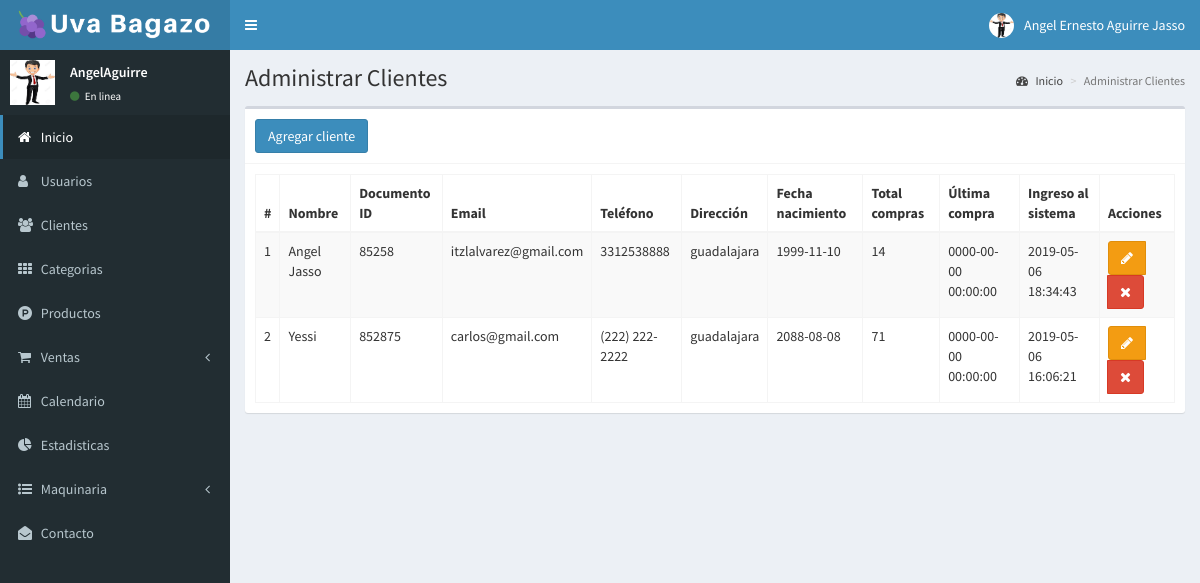
The app's page /clientes (signed in) with its own data.
### tables this page shows
CREATE TABLE `clientes` (
  `id` int(11) NOT NULL,
  `nombre` text NOT NULL,
  `documento` int(11) NOT NULL,
  `email` text NOT NULL,
  `telefono` text NOT NULL,
  `direccion` text NOT NULL,
  `fecha_nacimiento` date NOT NULL,
  `compras` int(11) NOT NULL,
  `fecha` timestamp NOT NULL DEFAULT CURRENT_TIMESTAMP ON UPDATE CURRENT_TIMESTAMP
);

### controllers/template.controller.php (called while the page is built)
<?php
class ControllerTemplate{
    static public function ctrTemplate(){
        include "views/template.php";
    }
}

### index.php (called while the page is built, shortened)
<?php
require_once "controllers/template.controller.php";
require_once "controllers/ventas.controller.php";
require_once "controllers/clientes.controller.php";
require_once "models/clientes.model.php";
$template = new ControllerTemplate();
$template->ctrTemplate();

### controllers/clientes.controller.php (called while the page is built, shortened)
<?php
class ControllerClientes{
	static public function ctrMostrarClientes($item, $valor){
		$tabla = "clientes";
		$respuesta = ModelClientes::mdlMostrarClientes($tabla, $item, $valor);
		return $respuesta;
	}
}

### models/conexion.php (called while the page is built)
<?php
class Conexion{
    static public function conectar(){
        $link = new PDO("mysql:host=localhost;dbname=administracion",
        "root",
        "");
        $link->exec("set names utf8");
        return $link;
    }
}

### models/clientes.model.php (called while the page is built, shortened)
<?php
require_once "conexion.php";
class ModelClientes{
	static public function mdlMostrarClientes($tabla, $item, $valor){
		if($item != null){
			$stmt = Conexion::conectar()->prepare("SELECT * FROM $tabla WHERE $item = :$item");
			$stmt -> bindParam(":".$item, $valor, PDO::PARAM_STR);
			$stmt -> execute();
			return $stmt -> fetch();
		}else{
			$stmt = Conexion::conectar()->prepare("SELECT * FROM $tabla");
			$stmt -> execute();
			return $stmt -> fetchAll();
		}
	}
}

### views/modules/clientes.php (the view, shortened to what this page needs)
<div class="content-wrapper">
  <section class="content-header">
    <h1>
      Administrar Clientes
    </h1>
    <ol class="breadcrumb">
      <li><a href="inicio"><i class="fa fa-dashboard"></i> Inicio</a></li>
      <li class="active">Administrar Clientes</li>
    </ol>
  </section>
  <section class="content">
    <div class="box">
      <div class="box-header with-border">
        <button class="btn btn-primary" data-toggle="modal" data-target="#modalAgregarCliente">
          Agregar cliente
        </button>
      </div>
      <div class="box-body">
       <table class="table table-bordered table-striped dt-responsive tablas" width="100%">
        <thead>
         <tr>
           <th style="width:10px">#</th>
           <th>Nombre</th>
           <th>Documento ID</th>
           <th>Email</th>
           <th>Teléfono</th>
           <th>Dirección</th>
           <th>Fecha nacimiento</th>
           <th>Total compras</th>
           <th>Última compra</th>
           <th>Ingreso al sistema</th>
           <th>Acciones</th>
         </tr>
        </thead>
        <tbody>
        <?php
           $item = null;
           $valor = null;
           $clientes = ControllerClientes::ctrMostrarClientes($item, $valor);
           foreach ($clientes as $key => $value) {
             echo '<tr>
                     <td>'.($key+1).'</td>
                     <td>'.$value["nombre"].'</td>
                     <td>'.$value["documento"].'</td>
                     <td>'.$value["email"].'</td>
                     <td>'.$value["telefono"].'</td>
                     <td>'.$value["direccion"].'</td>
                     <td>'.$value["fecha_nacimiento"].'</td>
                     <td>'.$value["compras"].'</td>
                     <td>0000-00-00 00:00:00</td>
                     <td>'.$value["fecha"].'</td>
                     <td>
                       <div class="btn-group">
                         <button class="btn btn-warning btnEditarCliente" data-toggle="modal" data-target="#modalEditarCliente" idCliente="'.$value["id"].'"><i class="fa fa-pencil"></i></button>
                         <button class="btn btn-danger btnEliminarCliente" idCliente="'.$value["id"].'"><i class="fa fa-times"></i></button>
                       </div>
                     </td>
                   </tr>';
             }
        ?>
        </tbody>
       </table>
      </div>
    </div>
  </section>
</div>

### records on screen
clientes: nombre "Angel Jasso", documento "85258", email "itzlalvarez@gmail.com", telefono "3312538888", direccion "guadalajara", fecha_nacimiento "1999-11-10", compras "14", fecha "2019-05-06 18:34:43"
clientes: nombre "Yessi", documento "852875", email "carlos@gmail.com", telefono "(222) 222-2222", direccion "guadalajara", fecha_nacimiento "2088-08-08", compras "71", fecha "2019-05-06 16:06:21"

### other values on screen
$_SESSION["nombre"] "Angel Ernesto Aguirre Jasso"
$_SESSION["usuario"] "AngelAguirre"
